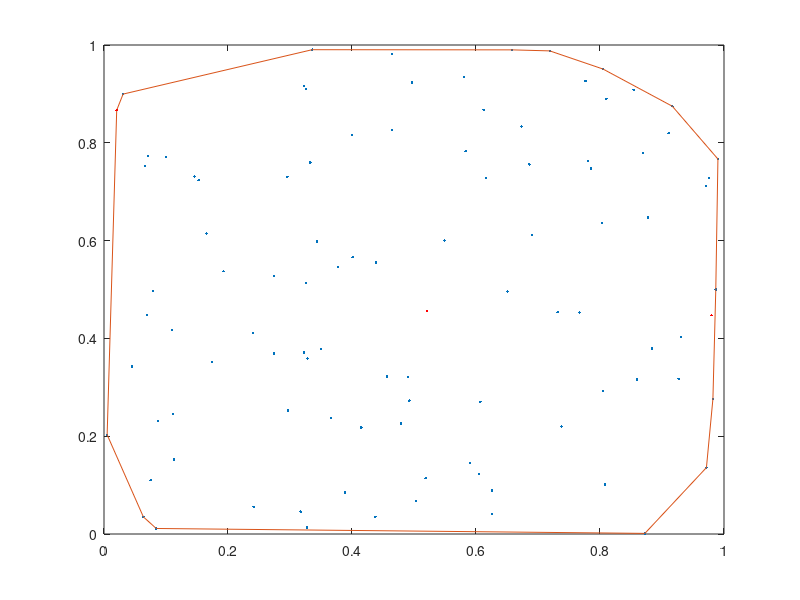

MATLAB code for this plot:
% Main execution file

% For the moment, all of the code will be in this file

n_points = 100;

% TODO: load data from a file
points_x = rand(n_points, 1);
points_y = rand(n_points, 1);

% K-means algorithm

k = 3; % number of clusters

% choose centroids to be actual points
start_points = randsample(1:n_points, k);

centroids_x = points_x(start_points);
centroids_y = points_y(start_points);



%

convhull_indexes = convhull(points_x, points_y);

plot(points_x, points_y, '.')

hold on

plot(points_x(convhull_indexes), points_y(convhull_indexes))
plot(centroids_x, centroids_y, 'r.')

hold off
